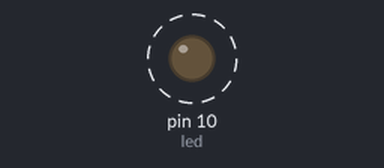
The sketch below on a simulated Arduino Uno, built with avr-gcc and run on an emulated ATmega328P. Parts: output pins drawn as LEDs (lit = HIGH). Dashed ring = blinking.

Above: at 0.5 s.
Timing chart, 0 to 4.8 s (numbered marks = the images above):
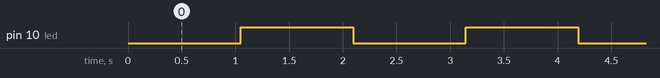

The sketch:

timer_interrupt.ino
```cpp
#include <avr/io.h>
#include <avr/interrupt.h>
#include <util/delay.h>
#define F_CPU 16000000UL

ISR(TIMER1_OVF_vect)  // to interrupt the code when timer1 overflows
{
  PORTB ^=(1<<PB2);   // toogle the led after each overflow of the counter
}

int main(void)
{
  DDRB = (1<<PB2); //set PB2(dgital pin 10) pin as output for led

  sei();  //to start the global interrupt
  TCCR1B |= (1<<CS12); // to set the prescaler of the clock tcnt1 to 256 so that we can measure a value of 1 second
  TIMSK1 |= (1<<TOIE1);//to enable the interrupt on overflow of tcnt1 timer
  TCNT1 =0;          //to start the timer

  while(1)
  {}
}
```

Measured:
- by itself, pin 10 (led): alternates HIGH for 1.0 s and LOW for 1.0 s
